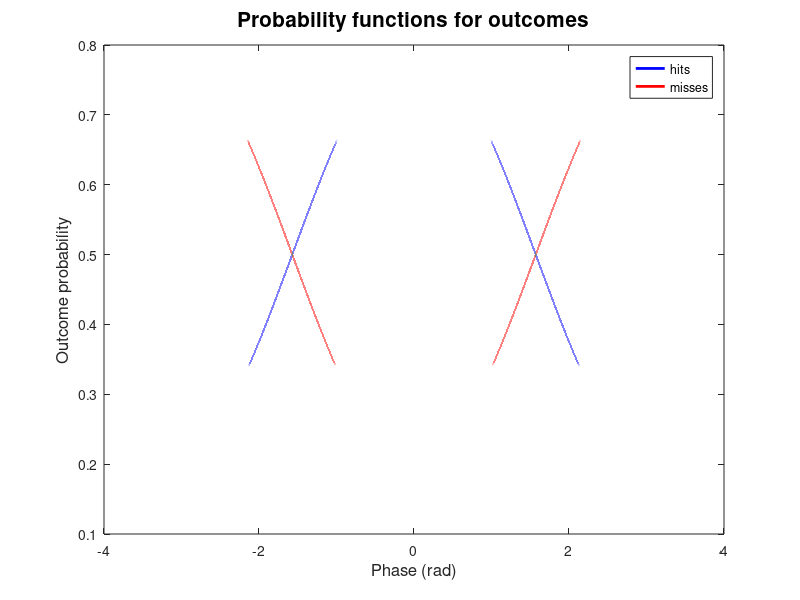

Reproduce this figure in MATLAB. (Note: this script raises an error after producing the figure.)
%%%%%%%%%%%%%%%%%%%%%%%%%%%%%%%%%%%%%%%%%%%%%%%%%%%%%%%%%%%%%%%%%%%%%%%%%%%
%%% SCRIPT_phase_stats_simulations_main
%%% 
%%% This script calls the functions needed to perform the simulations on
%%% circular statistics as reported in Wolpert & Tallon-Baudry, 2020.
%%% When using this function in any published study, please cite: Wolpert, 
%%% N. & Tallon-Baudry, C. (2020). Evaluation of different statistical 
%%% procedures to estimate coupling between oscillatory phase and 
%%% behavioral response (in press)
%%%
%%% The scripts and functions were written in Matlab version R2017b.
%%%
%%% %%%%%%%%%%%%%%%%%%%%%%%%%%% USED TOOLBOXES %%%%%%%%%%%%%%%%%%%%%%%%%%%
%%% In order for this script to run, make sure to install the following
%%% toolboxes:
%%% 1. Matlab's Parallel Computing Toolbox:
%%% https://fr.mathworks.com/products/parallel-computing.html
%%% 2. Circular statistics Toolbox: 
%%% https://github.com/anne-urai/Tools/tree/master/CircStat2012a
%%%
%%% Copyright (C) 2020, Laboratoire de Neurosciences Cognitives, Nicolai 
%%% Wolpert, Catherine Tallon-Baudry
%%% Email: nicolaiwolpert@gmail.com
%%% 
%%% DISCLAIMER:
%%% This code is provided without explicit or implicit guarantee, and 
%%% without any form of technical support. The code is not intended to be 
%%% used for clinical purposes. The functions are free to use and can be
%%% redistributed, modified and adapted, under the terms of the CC BY-NC-SA
%%% version of creative commons license (see
%%% <https://creativecommons.org/licenses/>).
%%%
%%%%%%%%%%%%%%%%%%%%%%%%%%%%%%%%%%%%%%%%%%%%%%%%%%%%%%%%%%%%%%%%%%%%%%%%%%%

clear all; close all;

% Specify root directory containing scripts and functions
root_dir = strcat(['C:\Phase_stats_Github_Scripts' filesep]);

% Specify path to circular statistics toolbox
path_circstats = strcat(['C:\Phase_stats_Github_Scripts\CircStat2012a' filesep]);

addpath(genpath(root_dir));
addpath(genpath(path_circstats));

%% Specify parameters for simulations & statistics

% note them in a config structure
cfg_simulations = [];

% note sample rate of the oscillatory time series
cfg_simulations.fsample = 1000;

%%%%%%%%%%%%%%%%%%%%%%%%%%%%%%%%%%%%%%%%%%%%%%%%%%%%%%%%%%%%%%%%%%%%%%%%%%%
%%%%%%%%%%%%%%%%%%%%%%%%%% SIMULATION-PARAMETERS %%%%%%%%%%%%%%%%%%%%%%%%%%

% Choose if alpha (8-12 Hz) or EGG (~0.05 Hz) oscillation should be used
cfg_simulations.oscillation = 'alpha';

% Choose the "coupling mode" which specifies the simulated underlying 
% relationship between oscillatory phase and outcome, for which statistics
% will be estimated.
% 1: 1:1 coupling (events of the two outcomes each cluster at one given
% portion of the oscillatory cycle
% 2: 2:1 coupling (events of the two outcomes each cluster at two portions 
% of the oscillatory cycle
% 3: 3:1 coupling (events of the two outcomes each cluster at three 
% portions of the oscillatory cycle
% 4: 4:1 coupling (events of the two outcomes each cluster at four portions 
% of the oscillatory cycle
cfg_simulations.coupling_mode = 1;

% specify the range of the phase for defining probability functions
cfg_simulations.phase_range = -pi:0.00001:pi; 

% Create probabilities that specify the probabiliy of an outcome as a 
% function of oscillatory phase
if cfg_simulations.coupling_mode==1

    %% Mode 1: 1:1 coupling pattern 
    % Hits+misses clustered around one different phase each
    
    x = linspace(pi, pi*3, length(cfg_simulations.phase_range));
    cfg_simulations.p_hit = rescale(cos(x), 0.2, 0.8);
    cfg_simulations.p_miss = 1-cfg_simulations.p_hit;
    
elseif cfg_simulations.coupling_mode==2

    %% Mode 2: 2:1 coupling pattern
    % Hits and Misses clustered around two different phases each
    
    x = linspace(0, pi*4, length(cfg_simulations.phase_range));
    cfg_simulations.p_hit = cos(x);
    cfg_simulations.p_hit = rescale(cfg_simulations.p_hit, 0.2, 0.8);
    
    cfg_simulations.p_miss = 1-cfg_simulations.p_hit;

elseif cfg_simulations.coupling_mode==3
    
    %% Mode 3: 3:1 coupling pattern
    
    x = linspace(0, pi*6, length(cfg_simulations.phase_range));
    cfg_simulations.p_hit = cos(x);
    cfg_simulations.p_hit = rescale(cfg_simulations.p_hit, 0.2, 0.8);
    
    cfg_simulations.p_miss = 1-cfg_simulations.p_hit;
    
elseif cfg_simulations.coupling_mode==4
    
    %% Mode 4: 4:1 coupling pattern
    
    x = linspace(0, pi*8, length(cfg_simulations.phase_range));
    cfg_simulations.p_hit = cos(x);
    cfg_simulations.p_hit = rescale(cfg_simulations.p_hit, 0.2, 0.8);
    
    cfg_simulations.p_miss = 1-cfg_simulations.p_hit;
    
end
close all; fig_distr = figure('Color', 'w');
hits = plot(cfg_simulations.phase_range, cfg_simulations.p_hit, 'b', 'LineWidth', 2);
hold on;
misses = plot(cfg_simulations.phase_range, cfg_simulations.p_miss, 'r', 'LineWidth', 2);
title('Probability functions for outcomes', 'FontSize', 15);
xlabel('Phase (rad)', 'FontSize', 12);
ylabel('Outcome probability', 'FontSize', 12);
legend([hits misses], {'hits', 'misses'});
ax = gca;
ax.FontSize = 16;
xlim([-pi pi]); ylim([0 1]);

%%%%%%%%%%%%%%%%%%%%%%%%%%%%%%%%%%%%%%%%%%%%%%%%%%%%%%%%%%%%%%%%%%%%%%%%%%%
%%%%%%%%%%%%%%%%%%%%%%%%% STATISTICAL PARAMETERS %%%%%%%%%%%%%%%%%%%%%%%%%%

% Select number of permutations to create surrogate distributions for the
% estimation of chance level and individual p-values. 100 permutations are
% generally sufficient.
cfg_simulations.nperm = 100;        

% Number of reshuffles to create a distribution of surrogate averages, for
% estimating significance on the group level.
cfg_simulations.nsurravg = 1000;

% MI parameters:
% number of bins into which EGG phase is partitioned
cfg_simulations.MI_nphasebins = 10;
% edges of the bins
cfg_simulations.bin_edges = -pi:(2*pi)/cfg_simulations.MI_nphasebins:pi;   

%% Load oscillatory phase time series

if strcmp(cfg_simulations.oscillation, 'alpha')
    
    fprintf('\n##### Loading alpha phase time series...\n');
    
    phase_all_subjects = cell(1, 30);
    
    for isubject=1:30
        
        load(strcat([root_dir 'Phase_time_series' filesep cfg_simulations.oscillation filesep 'Subject' num2str(isubject,'%02.f') '_alpha_phase.mat']));
        phase_all_subjects{isubject} = alpha_phase;
        
    end
    
elseif strcmp(cfg_simulations.oscillation, 'EGG')
    
    fprintf('\n##### Loading EGG phase time series...\n');
    
    phase_all_subjects = cell(1, 30);
    
    for isubject=1:30
        
        load(strcat([root_dir 'Phase_time_series' filesep cfg_simulations.oscillation filesep 'Subject' num2str(isubject,'%02.f') '_EGG_phase.mat']));
        phase_all_subjects{isubject} = alpha_phase;
        
    end
end

%% Compare statistical tests & methods to assess significance at the group level
% Compute statistics for the five statistical tests over different
% strengths of phase outcome coupling. The results of these computations
% will later be used for the following analyses:
% 1. Sensitivity of different tests across different coupling modes
% 2. Different ways of assessing significance at the group level
% 3. Estimating chance level as the mean vs. median of surrogate
%    distributions
% 4. Comparing permutation statistics with tabulated statistics

% Define the strengths of phase-outcome coupling for which statistics will 
% be estimated
% E.g. for a phase-outcome coupling of 0.2, outcomes for 20% of trials will 
% be assigned as a function of phase while for the remaining trials,
% outcome will be randomly assigned
cfg_simulations.strengths_phase_outcome_coupling = 0:5:50;

% Fix number of trials
cfg_simulations.nTrials_poc = 250;

% specify ISI range
ISI_range=[0.1 2];

% choose number of virtual experiments
nexperiments=1000;

%%%%%%%%%%%%%%%%%%%%%%%%%%% Launch computations %%%%%%%%%%%%%%%%%%%%%%%%%%%
% In a first step, phase-outcome statistics (POS, MI, ...) are computed for
% each phase-outcome coupling strength

% open parallel pool
parpool local

parfor iexp=1:nexperiments
    
    comp_stats_per_poc(cfg_simulations, iexp, phase_all_subjects, root_dir, ISI_range);
    
end

% close parallel pool
poolobj = gcp('nocreate');
delete(poolobj);

%%% Compute sensitivity and False Positive rate based on results
% Results are saved in root directory
signific_thresh = 0.05;
merge_results_per_phaseoutcome_coupling(cfg_simulations, root_dir, nexperiments, signific_thresh);

%%%%%%%%%%%%%%%%%%%%%%%%%%%% Evaluate results %%%%%%%%%%%%%%%%%%%%%%%%%%%%%

%%% 1. Sensitivity of different tests across different coupling modes

% Choose method to estimate significance on the group level
% Options: 'empirical_vs_chance', 'surravg', 'combined_stouffer', 
% 'combined_fisher' or 'combined_edington'
method_estimate_significance = 'empirical_vs_chance';
show_results_comparison_tests(cfg_simulations, root_dir, method_estimate_significance)

%%% 2. Compare methods to estimate signfificance on the group-level

show_results_comparison_methods_grouplevelstats(cfg_simulations, root_dir)

%%% 3. Estimate chance level as the mean vs. median of surrogate 
%%% distributions

show_results_chance_level_mean_vs_median(cfg_simulations, root_dir)

%%% 4. Compare permutation statistics with tabulated statistics

show_results_comparison_permutation_vs_tabulated_stats(cfg_simulations, root_dir)

%% Number of trials in total
% Systematically increment the number of trials and estimate sensitivity
% and False Positive rate for each statistical test

% Specify levels of trial numbers
cfg_simulations.levels_nTrials = [50 100 150 200 250 300 350 400 450 500];

% Fix strength of phase-outcome coupling
cfg_simulations.poc_simulations_Ntrials = 20;

% Specify ISI range
% Since many trials are included in the last steps, we need to make sure
% that enough 'events' are created by narrowing a bit the ISI distribution
ISI_range=[0.1 1.5];

% choose number of virtual experiments
nexperiments=1000;

%%%%%%%%%%%%%%%%%%%%%%%%%%% Launch computations %%%%%%%%%%%%%%%%%%%%%%%%%%%
% In a first step, phase-outcome statistics (POS, MI, ...) are computed for
% each number of trials

% open parallel pool
parpool local

parfor iexp=1:nexperiments
    
    comp_stats_per_nTrials(cfg_simulations, iexp, phase_all_subjects, root_dir, ISI_range);
    
end

% close parallel pool
poolobj = gcp('nocreate');
delete(poolobj);

%%% Compute sensitivity and False Positive rate based on results
% Results are saved in root directory
signific_thresh = 0.05;
merge_results_per_ntrials(cfg_simulations, root_dir, nexperiments, signific_thresh);

%%%%%%%%%%%%%%%%%%%%%%%%%%%% Evaluate results %%%%%%%%%%%%%%%%%%%%%%%%%%%%%

show_results_number_of_trials(cfg_simulations, root_dir)

%% Relative number of observations
% Systematically vary the relative number of observations for hits and
% misses while keeping the total number of trials and phase-outcome 
% coupling strength constant. Use a resampling vs. no resampling procedure
% to control for trial imbalance to investigate how it affects sensitivity
% and False Positive rate.

% Choose levels of relative number of observations (e.g. '0.2' = 20% hits,
% 80% misses)
cfg_simulations.proportion_group_sizes = [0.2 0.3 0.4 0.5 0.6 0.7 0.8];

% Specify number of iterations for resampling procedure. 
cfg_simulations.nresamples_relative_trial_number = 100;

% Fix phase-outcome coupling strength
cfg_simulations.poc_relative_trial_number = 15;

% Fix total number of trials
cfg_simulations.nTrials_total_relative_trial_number = 300;

% Specify ISI range
% Since many trials are included in the last steps, we need to make sure
% that enough 'events' are created by narrowing a bit the ISI distribution
ISI_range = [0.1 1.5];

% choose number of virtual experiments
nexperiments=1000;

%%%%%%%%%%%%%%%%%%%%%%%%%%% Launch computations %%%%%%%%%%%%%%%%%%%%%%%%%%%
% In a first step, phase-outcome statistics (POS, MI, ...) are computed for
% each relative number of observations

% open parallel pool
parpool local

parfor iexp=1:nexperiments
    
    comp_stats_per_relative_number_observations(cfg_simulations, iexp, nTrials_total, phase_all_subjects, root_dir, ISI_range);

end

% close parallel pool
poolobj = gcp('nocreate');
delete(poolobj);

%%% Compute sensitivity and False Positive rate based on results
% Results are saved in root directory
merge_results_per_relative_number_observations(cfg_simulations, root_dir, nexperiments, thresh_sign)

%%%%%%%%%%%%%%%%%%%%%%%%%%%% Evaluate results %%%%%%%%%%%%%%%%%%%%%%%%%%%%%

show_results_relative_number_observations(cfg_simulations, root_dir);

%% Optimal number of bins for Modulation Index (MI)
% Because MI depends on the logarithm of hit rate, it cannot be computed in
% the case that a given phase bin contains no hit. Here, estimate the 
% relationship between the total number of trials (hits+misses), number of 
% phase bins and the likelihood that MI cannot be computed.
% Systematically vary the number of bins for MI and the total number of
% trials in 1,000 virtual "subjects", and compute the propotion of subjects
% in which MI could not be computed.

% Fix phase-outcome coupling strength (not important for this simulation)
phase_outcome_coupling = 30;

% Specify levels of bin numbers for MI
levels_nbins = [5 8 10 13 17 20];

% Specify levels of trials in total
levels_nTrials = [50 75 100 125 150 175 200 225 250 275 300 325 350 400 450 500];

ISI_range=[0.1 1.5];

% Select number of virtual subjects
nsubjects=1000;

% This matrix specifies if there is any bin with no hit (1 if this is
% the case, else 0), for each subject (1st dimension), number of trials
% (2nd dimension and number of bins (3rd dimension)
empty_bin_per_subject_nbins_trialnumber = zeros(nsubjects, length(levels_nTrials), length(levels_nbins));

for isubject=1:nsubjects
    
    fprintf(['\n### Subject' num2str(isubject) '...\n']);
    
    % Here, with each virtual subject, we use a random phase time series of
    % the 30 phase time series from real participants.
    % Start out with the maximum number of trials and later create
    % subsamples to systematically decrease the number of trials
    [phases_hits_original, phases_misses_original] = distribute_outcomes(cfg_simulations, ISI_range, phase_all_subjects{randi(length(phase_all_subjects))}, phase_outcome_coupling, max(levels_nTrials));
    % mix up phases
    phases_hits_original = datasample(phases_hits_original, length(phases_hits_original), 'Replace', false);
    phases_misses_original = datasample(phases_misses_original, length(phases_misses_original), 'Replace', false);
    
    for iTrials=1:length(levels_nTrials)
        
        nTrials = levels_nTrials(iTrials);
        
        % Subsample a set of trials for hits and misses to have exactly as
        % many trials as specificed
        phases_hits = phases_hits_original(1:round(nTrials/2));
        phases_misses = phases_misses_original(1:round(nTrials/2));
        
        for ibin=1:length(levels_nbins)
            
            nphasebins = levels_nbins(ibin);
            
            % If MI cannot be computed due to a missing hit in at least one
            % phase bin, it results in an nan
            if isnan(calc_MI(phases_hits, phases_misses, nphasebins))
                
                empty_bin_per_subject_nbins_trialnumber(isubject, iTrials, ibin) = 1;
                
            end
        end
    end
end

% Save intermediate results
if ~isdir(strcat([root_dir 'Optimal_number_bins_MI' filesep]))
    mkdir(strcat(strcat([root_dir 'Optimal_number_bins_MI' filesep])))
end
save(strcat([root_dir 'Optimal_number_bins_MI' filesep 'empty_bin_per_subject_nbins_trialnumber_' cfg_simulations.oscillation '_oscillation.mat']), 'empty_bin_per_subject_nbins_trialnumber');

% Compute proportion of subjects that would have to be discarded per trial
% number and bin number
perc_missing_per_bin = flipud(rot90(squeeze(sum(empty_bin_per_subject_nbins_trialnumber, 1))/nsubjects))*100;

% Save final results
save(strcat([root_dir 'Optimal_number_bins_MI' filesep 'perc_missing_per_bin_' cfg_simulations.oscillation '_oscillation.mat']), 'perc_missing_per_bin');

%%% Show results: percentage of subjects where MI cannot be computed, as a
%%% function of the number of trials and phase bins
close all;
figure('units','normalized','outerposition',[0.1105 0.2229 0.5590 0.6083]); set(gcf,'color','w');
colors = {[0 0 1], [0 0.5 1], [0 1 1], [0 1 0], [1 0.5 0], [1 0 0]};
x=(1:length(levels_nTrials));
l=nan(1, length(levels_nbins));
symbols = {'x','v','s','*','o','^'};
for ibin=1:length(levels_nbins)
    hold on;
    
    l(ibin) = plot(x, perc_missing_per_bin(ibin, :), 'LineWidth', 2, 'Color', colors{ibin});
    
    hold on;
    plot(x, perc_missing_per_bin(ibin, :), symbols{ibin}, 'LineWidth', 1.5, 'MarkerSize', 10, 'Color', colors{ibin});
    
end
ax = gca;
ax.FontSize = 16;
% yticks(0:0.1:1);
xticks(1:length(levels_nTrials));
xticklabels(levels_nTrials);
grid on;
xlim([0.5 length(levels_nTrials)+0.3]);
lgd=legend(fliplr(l), fliplr({'5 bins','8 bins','10 bins','13 bins','17 bins','20 bins'}));
lgd.FontSize = 15;
xlabel('#trials', 'FontSize', 20);
ylabel('%participants with nan', 'FontSize', 20); xlim([0.5 13.5]);
title('Percentage of subjects where MI cannot be computed', 'FontSize', 20);
